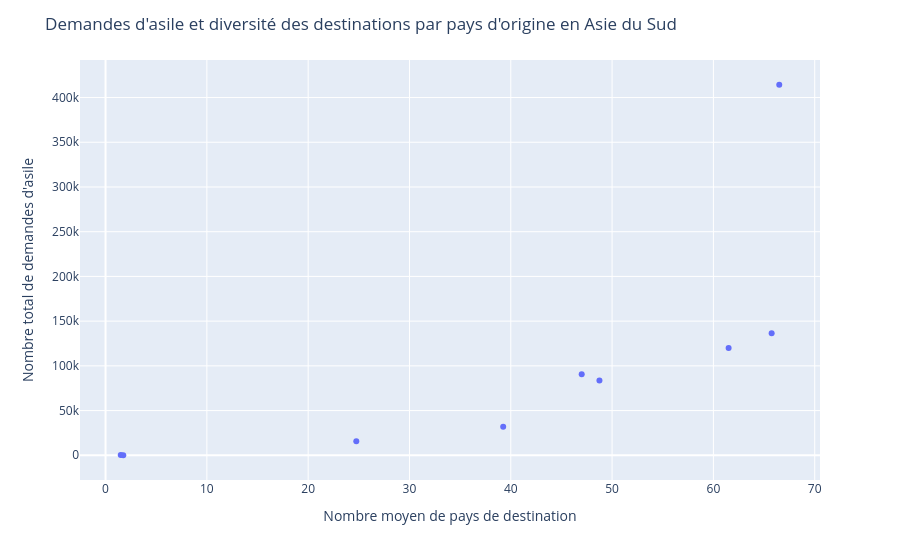

Here is the notebook cell this chart was saved with:
### Markdown cell above
### 2. Volume et diversité des destinations pour les 9 pays de la région

### Code cell
from plots import south_asia_scatter_plot
south_asia_scatter_plot()

### Figure 1 — Plotly figure (JSON) as saved in the notebook; plotly's stock layout.template omitted (floating-point values rounded to 4 significant figures)
{"data": [{"hovertemplate": "<b>%{hovertext}</b><br><br>Nombre moyen de pays de destination=%{x:.1f}<br>Nombre total de demandes d'asile=%{y:,}<extra></extra>", "hovertext": ["Afghanistan", "Pakistan", "Iran (Islamic Rep. of)", "India", "Bangladesh", "Sri Lanka", "Nepal", "Bhutan", "Maldives"], "legendgroup": "", "marker": {"color": "#636efa", "symbol": "circle"}, "mode": "markers", "name": "", "orientation": "v", "showlegend": false, "type": "scatter", "x": [66.5, 65.75, 61.5, 47.0, 48.75, 39.25, 24.75, 1.5, 1.75], "xaxis": "x", "y": [414285, 136526, 120070, 90701, 83497, 31794, 15663, 273, 42], "yaxis": "y"}], "layout": {"legend": {"tracegroupgap": 0}, "margin": {"t": 60}, "title": {"text": "Demandes d'asile et diversité des destinations par pays d'origine en Asie du Sud"}, "xaxis": {"anchor": "y", "domain": [0, 1], "title": {"text": "Nombre moyen de pays de destination"}}, "yaxis": {"anchor": "x", "domain": [0, 1], "title": {"text": "Nombre total de demandes d'asile"}}}}
